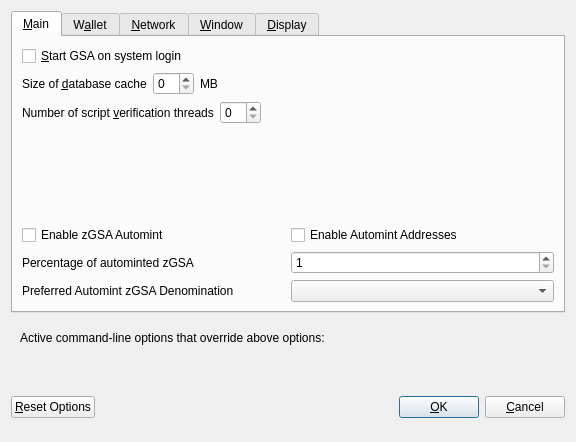
<?xml version="1.0" encoding="UTF-8"?>
<ui version="4.0">
 <class>OptionsDialog</class>
 <widget class="QDialog" name="OptionsDialog">
  <property name="geometry">
   <rect>
    <x>0</x>
    <y>0</y>
    <width>576</width>
    <height>442</height>
   </rect>
  </property>
  <property name="windowTitle">
   <string>Options</string>
  </property>
  <property name="modal">
   <bool>true</bool>
  </property>
  <layout class="QVBoxLayout" name="verticalLayout">
   <item>
    <widget class="QTabWidget" name="tabWidget">
     <property name="currentIndex">
      <number>0</number>
     </property>
     <widget class="QWidget" name="tabMain">
      <attribute name="title">
       <string>&amp;Main</string>
      </attribute>
      <layout class="QVBoxLayout" name="verticalLayout_Main">
       <item>
        <widget class="QCheckBox" name="bitcoinAtStartup">
         <property name="toolTip">
          <string>Automatically start GSA after logging in to the system.</string>
         </property>
         <property name="text">
          <string>&amp;Start GSA on system login</string>
         </property>
        </widget>
       </item>
       <item>
        <layout class="QHBoxLayout" name="horizontalLayout_2_Main">
         <item>
          <widget class="QLabel" name="databaseCacheLabel">
           <property name="text">
            <string>Size of &amp;database cache</string>
           </property>
           <property name="textFormat">
            <enum>Qt::PlainText</enum>
           </property>
           <property name="buddy">
            <cstring>databaseCache</cstring>
           </property>
          </widget>
         </item>
         <item>
          <widget class="QSpinBox" name="databaseCache"/>
         </item>
         <item>
          <widget class="QLabel" name="databaseCacheUnitLabel">
           <property name="text">
            <string>MB</string>
           </property>
           <property name="textFormat">
            <enum>Qt::PlainText</enum>
           </property>
          </widget>
         </item>
         <item>
          <spacer name="horizontalSpacer_2_Main">
           <property name="orientation">
            <enum>Qt::Horizontal</enum>
           </property>
           <property name="sizeHint" stdset="0">
            <size>
             <width>40</width>
             <height>20</height>
            </size>
           </property>
          </spacer>
         </item>
        </layout>
       </item>
       <item>
        <layout class="QHBoxLayout" name="horizontalLayout_3_Main">
         <item>
          <widget class="QLabel" name="threadsScriptVerifLabel">
           <property name="text">
            <string>Number of script &amp;verification threads</string>
           </property>
           <property name="textFormat">
            <enum>Qt::PlainText</enum>
           </property>
           <property name="buddy">
            <cstring>threadsScriptVerif</cstring>
           </property>
          </widget>
         </item>
         <item>
          <widget class="QSpinBox" name="threadsScriptVerif">
           <property name="toolTip">
            <string>(0 = auto, &lt;0 = leave that many cores free)</string>
           </property>
          </widget>
         </item>
         <item>
          <spacer name="horizontalSpacer_3_Main">
           <property name="orientation">
            <enum>Qt::Horizontal</enum>
           </property>
           <property name="sizeHint" stdset="0">
            <size>
             <width>40</width>
             <height>20</height>
            </size>
           </property>
          </spacer>
         </item>
        </layout>
       </item>
       <item>
        <spacer name="verticalSpacer_2">
         <property name="orientation">
          <enum>Qt::Vertical</enum>
         </property>
         <property name="sizeHint" stdset="0">
          <size>
           <width>20</width>
           <height>40</height>
          </size>
         </property>
        </spacer>
       </item>
       <item>
        <widget class="QWidget" name="verticalZgsaOptionsWidget" native="true">
         <layout class="QVBoxLayout" name="verticalZgsaOptionsLayout">
          <property name="margin">
           <number>0</number>
          </property>
          <item>
           <layout class="QHBoxLayout" name="horizontalAutomintingLayout">
            <item>
             <widget class="QCheckBox" name="checkBoxZeromintEnable">
              <property name="toolTip">
               <string>Enable automatic minting of GSA units to zGSA</string>
              </property>
              <property name="layoutDirection">
               <enum>Qt::LeftToRight</enum>
              </property>
              <property name="text">
               <string>Enable zGSA Automint</string>
              </property>
             </widget>
            </item>
            <item>
             <widget class="QCheckBox" name="checkBoxZeromintAddresses">
              <property name="toolTip">
               <string>Enable automatic zGSA minting from specific addresses</string>
              </property>
              <property name="layoutDirection">
               <enum>Qt::LeftToRight</enum>
              </property>
              <property name="text">
               <string>Enable Automint Addresses</string>
              </property>
             </widget>
            </item>
           </layout>
          </item>
          <item>
           <layout class="QHBoxLayout" name="horizontalZmintPercentageLayout">
            <item>
             <widget class="QLabel" name="percentage_label">
              <property name="toolTip">
               <string>Percentage of incoming GSA which get automatically converted to zGSA via Zerocoin Protocol (min: 10%)</string>
              </property>
              <property name="text">
               <string>Percentage of autominted zGSA</string>
              </property>
             </widget>
            </item>
            <item>
             <widget class="QSpinBox" name="zeromintPercentage">
              <property name="minimum">
               <number>1</number>
              </property>
              <property name="maximum">
               <number>100</number>
              </property>
             </widget>
            </item>
           </layout>
          </item>
          <item>
           <layout class="QHBoxLayout" name="horizontalLayout" stretch="0,0">
            <property name="sizeConstraint">
             <enum>QLayout::SetFixedSize</enum>
            </property>
            <item>
             <widget class="QLabel" name="labelPreferredDenom">
              <property name="maximumSize">
               <size>
                <width>16777215</width>
                <height>16777215</height>
               </size>
              </property>
              <property name="toolTip">
               <string>Wait with automatic conversion to Zerocoin until enough GSA for this denomination is available</string>
              </property>
              <property name="text">
               <string>Preferred Automint zGSA Denomination</string>
              </property>
             </widget>
            </item>
            <item>
             <widget class="QComboBox" name="preferredDenom">
              <property name="maximumSize">
               <size>
                <width>16777215</width>
                <height>27</height>
               </size>
              </property>
              <property name="toolTip">
               <string>Wait with automatic conversion to Zerocoin until enough GSA for this denomination is available</string>
              </property>
              <property name="maxVisibleItems">
               <number>9</number>
              </property>
              <property name="maxCount">
               <number>9</number>
              </property>
             </widget>
            </item>
           </layout>
          </item>
         </layout>
        </widget>
       </item>
      </layout>
     </widget>
     <widget class="QWidget" name="tabWallet">
      <attribute name="title">
       <string>W&amp;allet</string>
      </attribute>
      <layout class="QVBoxLayout" name="verticalLayout_Wallet">
       <item>
        <layout class="QHBoxLayout" name="horizontalLayout_2_Wallet">
         <item>
          <widget class="QLabel" name="labelStakeSplitThresholdText">
           <property name="text">
            <string>Stake split threshold:</string>
           </property>
          </widget>
         </item>
         <item>
          <widget class="QSpinBox" name="spinBoxStakeSplitThreshold">
           <property name="minimum">
            <number>1</number>
           </property>
           <property name="maximum">
            <number>999999</number>
           </property>
          </widget>
         </item>
        </layout>
       </item>
       <item>
        <widget class="QGroupBox" name="groupBox">
         <property name="title">
          <string>Expert</string>
         </property>
         <layout class="QVBoxLayout" name="verticalLayout_2">
          <item>
           <widget class="QCheckBox" name="coinControlFeatures">
            <property name="toolTip">
             <string>Whether to show coin control features or not.</string>
            </property>
            <property name="text">
             <string>Enable coin &amp;control features</string>
            </property>
           </widget>
          </item>
          <item>
           <widget class="QCheckBox" name="showMasternodesTab">
            <property name="toolTip">
             <string>Show additional tab listing all your masternodes in first sub-tab&lt;br/&gt;and all masternodes on the network in second sub-tab.</string>
            </property>
            <property name="text">
             <string>Show Masternodes Tab</string>
            </property>
           </widget>
          </item>
          <item>
           <widget class="QCheckBox" name="spendZeroConfChange">
            <property name="toolTip">
             <string>If you disable the spending of unconfirmed change, the change from a transaction&lt;br/&gt;cannot be used until that transaction has at least one confirmation.&lt;br/&gt;This also affects how your balance is computed.</string>
            </property>
            <property name="text">
             <string>&amp;Spend unconfirmed change</string>
            </property>
           </widget>
          </item>
         </layout>
        </widget>
       </item>
       <item>
        <spacer name="verticalSpacer_Wallet">
         <property name="orientation">
          <enum>Qt::Vertical</enum>
         </property>
         <property name="sizeHint" stdset="0">
          <size>
           <width>20</width>
           <height>40</height>
          </size>
         </property>
        </spacer>
       </item>
      </layout>
     </widget>
     <widget class="QWidget" name="tabNetwork">
      <attribute name="title">
       <string>&amp;Network</string>
      </attribute>
      <layout class="QVBoxLayout" name="verticalLayout_Network">
       <item>
        <widget class="QCheckBox" name="mapPortUpnp">
         <property name="toolTip">
          <string>Automatically open the GSA client port on the router. This only works when your router supports UPnP and it is enabled.</string>
         </property>
         <property name="text">
          <string>Map port using &amp;UPnP</string>
         </property>
        </widget>
       </item>
       <item>
        <widget class="QCheckBox" name="allowIncoming">
         <property name="toolTip">
          <string>Accept connections from outside</string>
         </property>
         <property name="text">
          <string>Allow incoming connections</string>
         </property>
        </widget>
       </item>
       <item>
        <widget class="QCheckBox" name="connectSocks">
         <property name="toolTip">
          <string>Connect to the GSA network through a SOCKS5 proxy.</string>
         </property>
         <property name="text">
          <string>&amp;Connect through SOCKS5 proxy (default proxy):</string>
         </property>
        </widget>
       </item>
       <item>
        <layout class="QHBoxLayout" name="horizontalLayout_1_Network">
         <item>
          <widget class="QLabel" name="proxyIpLabel">
           <property name="text">
            <string>Proxy &amp;IP:</string>
           </property>
           <property name="textFormat">
            <enum>Qt::PlainText</enum>
           </property>
           <property name="buddy">
            <cstring>proxyIp</cstring>
           </property>
          </widget>
         </item>
         <item>
          <widget class="QValidatedLineEdit" name="proxyIp">
           <property name="minimumSize">
            <size>
             <width>140</width>
             <height>0</height>
            </size>
           </property>
           <property name="maximumSize">
            <size>
             <width>140</width>
             <height>16777215</height>
            </size>
           </property>
           <property name="toolTip">
            <string>IP address of the proxy (e.g. IPv4: 127.0.0.1 / IPv6: ::1)</string>
           </property>
          </widget>
         </item>
         <item>
          <widget class="QLabel" name="proxyPortLabel">
           <property name="text">
            <string>&amp;Port:</string>
           </property>
           <property name="textFormat">
            <enum>Qt::PlainText</enum>
           </property>
           <property name="buddy">
            <cstring>proxyPort</cstring>
           </property>
          </widget>
         </item>
         <item>
          <widget class="QLineEdit" name="proxyPort">
           <property name="minimumSize">
            <size>
             <width>55</width>
             <height>0</height>
            </size>
           </property>
           <property name="maximumSize">
            <size>
             <width>55</width>
             <height>16777215</height>
            </size>
           </property>
           <property name="toolTip">
            <string>Port of the proxy (e.g. 9050)</string>
           </property>
          </widget>
         </item>
         <item>
          <spacer name="horizontalSpacer_1_Network">
           <property name="orientation">
            <enum>Qt::Horizontal</enum>
           </property>
           <property name="sizeHint" stdset="0">
            <size>
             <width>40</width>
             <height>20</height>
            </size>
           </property>
          </spacer>
         </item>
        </layout>
       </item>
       <item>
        <spacer name="verticalSpacer_Network">
         <property name="orientation">
          <enum>Qt::Vertical</enum>
         </property>
         <property name="sizeHint" stdset="0">
          <size>
           <width>20</width>
           <height>40</height>
          </size>
         </property>
        </spacer>
       </item>
      </layout>
     </widget>
     <widget class="QWidget" name="tabWindow">
      <attribute name="title">
       <string>&amp;Window</string>
      </attribute>
      <layout class="QVBoxLayout" name="verticalLayout_Window">
       <item>
        <widget class="QCheckBox" name="minimizeToTray">
         <property name="toolTip">
          <string>Show only a tray icon after minimizing the window.</string>
         </property>
         <property name="text">
          <string>&amp;Minimize to the tray instead of the taskbar</string>
         </property>
        </widget>
       </item>
       <item>
        <widget class="QCheckBox" name="minimizeOnClose">
         <property name="toolTip">
          <string>Minimize instead of exit the application when the window is closed. When this option is enabled, the application will be closed only after selecting Quit in the menu.</string>
         </property>
         <property name="text">
          <string>M&amp;inimize on close</string>
         </property>
        </widget>
       </item>
       <item>
        <spacer name="verticalSpacer_Window">
         <property name="orientation">
          <enum>Qt::Vertical</enum>
         </property>
         <property name="sizeHint" stdset="0">
          <size>
           <width>20</width>
           <height>40</height>
          </size>
         </property>
        </spacer>
       </item>
      </layout>
     </widget>
     <widget class="QWidget" name="tabDisplay">
      <attribute name="title">
       <string>&amp;Display</string>
      </attribute>
      <layout class="QVBoxLayout" name="verticalLayout_Display">
       <item>
        <layout class="QHBoxLayout" name="horizontalLayout_1_Display">
         <item>
          <widget class="QLabel" name="langLabel">
           <property name="text">
            <string>User Interface &amp;language:</string>
           </property>
           <property name="textFormat">
            <enum>Qt::PlainText</enum>
           </property>
           <property name="buddy">
            <cstring>lang</cstring>
           </property>
          </widget>
         </item>
         <item>
          <widget class="QValueComboBox" name="lang">
           <property name="toolTip">
            <string>The user interface language can be set here. This setting will take effect after restarting GSA.</string>
           </property>
          </widget>
         </item>
        </layout>
       </item>
       <item>
        <widget class="QLabel" name="label_3">
         <property name="toolTip">
          <string notr="true"/>
         </property>
         <property name="statusTip">
          <string notr="true"/>
         </property>
         <property name="whatsThis">
          <string notr="true"/>
         </property>
         <property name="accessibleName">
          <string notr="true"/>
         </property>
         <property name="text">
          <string>Language missing or translation incomplete? Help contributing translations here:
https://discord.gg/zgcXB76</string>
         </property>
         <property name="wordWrap">
          <bool>true</bool>
         </property>
         <property name="openExternalLinks">
          <bool>true</bool>
         </property>
         <property name="textInteractionFlags">
          <set>Qt::TextBrowserInteraction</set>
         </property>
        </widget>
       </item>
       <item>
        <layout class="QHBoxLayout" name="horizontalLayout_2_Display" stretch="0,0">
         <item>
          <widget class="QLabel" name="themeLabel">
           <property name="text">
            <string>User Interface Theme:</string>
           </property>
          </widget>
         </item>
         <item>
          <widget class="QValueComboBox" name="theme"/>
         </item>
        </layout>
       </item>
       <item>
        <widget class="QWidget" name="verticalZgsaDisplayWidget" native="true">
         <layout class="QVBoxLayout" name="verticalZgsaDisplayLayout">
          <property name="margin">
           <number>0</number>
          </property>
          <item>
           <widget class="Line" name="line">
            <property name="orientation">
             <enum>Qt::Horizontal</enum>
            </property>
           </widget>
          </item>
          <item>
           <layout class="QHBoxLayout" name="horizontalLayout_3_Display">
            <item>
             <widget class="QLabel" name="unitLabel">
              <property name="text">
               <string>Unit to show amounts in:</string>
              </property>
              <property name="textFormat">
               <enum>Qt::PlainText</enum>
              </property>
             </widget>
            </item>
            <item>
             <widget class="QValueComboBox" name="unit">
              <property name="toolTip">
               <string>Choose the default subdivision unit to show in the interface and when sending coins.</string>
              </property>
             </widget>
            </item>
           </layout>
          </item>
          <item>
           <layout class="QHBoxLayout" name="horizontalLayout_4_Display">
            <item>
             <widget class="QLabel" name="digitsLabel">
              <property name="text">
               <string>Decimal digits</string>
              </property>
             </widget>
            </item>
            <item>
             <widget class="QValueComboBox" name="digits"/>
            </item>
           </layout>
          </item>
          <item>
           <layout class="QHBoxLayout" name="horizontalLayout_5_Display">
            <item>
             <widget class="QCheckBox" name="checkBoxHideZeroBalances">
              <property name="toolTip">
               <string>Hide empty balances</string>
              </property>
              <property name="layoutDirection">
               <enum>Qt::LeftToRight</enum>
              </property>
              <property name="text">
               <string>Hide empty balances</string>
              </property>
             </widget>
            </item>
            <item>
             <widget class="QCheckBox" name="checkBoxHideOrphans">
              <property name="toolTip">
               <string>Hide orphan stakes in transaction lists</string>
              </property>
              <property name="text">
               <string>Hide orphan stakes</string>
              </property>
             </widget>
            </item>
            <item>
             <spacer name="horizontalSpacer">
              <property name="orientation">
               <enum>Qt::Horizontal</enum>
              </property>
              <property name="sizeHint" stdset="0">
               <size>
                <width>40</width>
                <height>20</height>
               </size>
              </property>
             </spacer>
            </item>
           </layout>
          </item>
          <item>
           <layout class="QHBoxLayout" name="horizontalLayout_6_Display">
            <item>
             <widget class="QLabel" name="thirdPartyTxUrlsLabel">
              <property name="toolTip">
               <string>Third party URLs (e.g. a block explorer) that appear in the transactions tab as context menu items. %s in the URL is replaced by transaction hash. Multiple URLs are separated by vertical bar |.</string>
              </property>
              <property name="text">
               <string>Third party transaction URLs</string>
              </property>
             </widget>
            </item>
            <item>
             <widget class="QLineEdit" name="thirdPartyTxUrls">
              <property name="toolTip">
               <string>Third party URLs (e.g. a block explorer) that appear in the transactions tab as context menu items. %s in the URL is replaced by transaction hash. Multiple URLs are separated by vertical bar |.</string>
              </property>
             </widget>
            </item>
           </layout>
          </item>
         </layout>
        </widget>
       </item>
       <item>
        <spacer name="verticalSpacer">
         <property name="orientation">
          <enum>Qt::Vertical</enum>
         </property>
         <property name="sizeHint" stdset="0">
          <size>
           <width>20</width>
           <height>40</height>
          </size>
         </property>
        </spacer>
       </item>
      </layout>
     </widget>
    </widget>
   </item>
   <item>
    <widget class="QFrame" name="frame">
     <layout class="QVBoxLayout" name="verticalLayout_Bottom">
      <item>
       <layout class="QHBoxLayout" name="horizontalLayout_Bottom">
        <item>
         <widget class="QLabel" name="overriddenByCommandLineInfoLabel">
          <property name="text">
           <string>Active command-line options that override above options:</string>
          </property>
          <property name="textFormat">
           <enum>Qt::PlainText</enum>
          </property>
         </widget>
        </item>
        <item>
         <spacer name="horizontalSpacer_Bottom">
          <property name="orientation">
           <enum>Qt::Horizontal</enum>
          </property>
          <property name="sizeHint" stdset="0">
           <size>
            <width>40</width>
            <height>20</height>
           </size>
          </property>
         </spacer>
        </item>
       </layout>
      </item>
      <item>
       <widget class="QLabel" name="overriddenByCommandLineLabel">
        <property name="text">
         <string/>
        </property>
        <property name="textFormat">
         <enum>Qt::PlainText</enum>
        </property>
        <property name="wordWrap">
         <bool>true</bool>
        </property>
       </widget>
      </item>
     </layout>
    </widget>
   </item>
   <item>
    <layout class="QHBoxLayout" name="horizontalLayout_Buttons">
     <item>
      <widget class="QPushButton" name="resetButton">
       <property name="toolTip">
        <string>Reset all client options to default.</string>
       </property>
       <property name="text">
        <string>&amp;Reset Options</string>
       </property>
       <property name="autoDefault">
        <bool>false</bool>
       </property>
      </widget>
     </item>
     <item>
      <spacer name="horizontalSpacer_1">
       <property name="orientation">
        <enum>Qt::Horizontal</enum>
       </property>
       <property name="sizeHint" stdset="0">
        <size>
         <width>40</width>
         <height>48</height>
        </size>
       </property>
      </spacer>
     </item>
     <item>
      <widget class="QLabel" name="statusLabel">
       <property name="minimumSize">
        <size>
         <width>200</width>
         <height>0</height>
        </size>
       </property>
       <property name="font">
        <font>
         <weight>75</weight>
         <bold>true</bold>
        </font>
       </property>
       <property name="text">
        <string/>
       </property>
       <property name="textFormat">
        <enum>Qt::PlainText</enum>
       </property>
       <property name="wordWrap">
        <bool>true</bool>
       </property>
      </widget>
     </item>
     <item>
      <spacer name="horizontalSpacer_2">
       <property name="orientation">
        <enum>Qt::Horizontal</enum>
       </property>
       <property name="sizeHint" stdset="0">
        <size>
         <width>40</width>
         <height>48</height>
        </size>
       </property>
      </spacer>
     </item>
     <item>
      <widget class="QPushButton" name="okButton">
       <property name="text">
        <string>&amp;OK</string>
       </property>
       <property name="autoDefault">
        <bool>false</bool>
       </property>
       <property name="default">
        <bool>true</bool>
       </property>
      </widget>
     </item>
     <item>
      <widget class="QPushButton" name="cancelButton">
       <property name="text">
        <string>&amp;Cancel</string>
       </property>
       <property name="autoDefault">
        <bool>false</bool>
       </property>
      </widget>
     </item>
    </layout>
   </item>
  </layout>
 </widget>
 <customwidgets>
  <customwidget>
   <class>QValidatedLineEdit</class>
   <extends>QLineEdit</extends>
   <header>qvalidatedlineedit.h</header>
  </customwidget>
  <customwidget>
   <class>QValueComboBox</class>
   <extends>QComboBox</extends>
   <header>qvaluecombobox.h</header>
  </customwidget>
 </customwidgets>
 <resources/>
 <connections/>
</ui>
